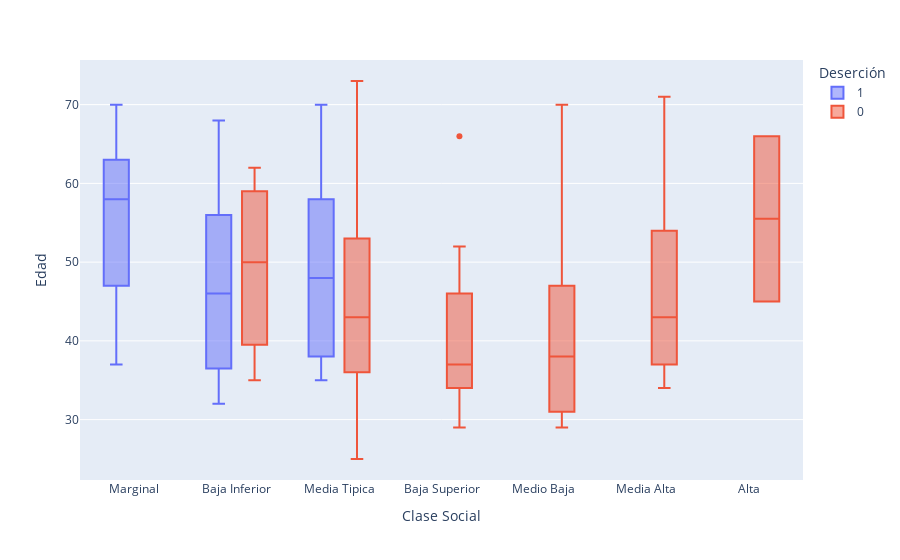

The cell this chart's notebook holds for it:
### Code cell
import plotly.express as px

fig = px.box(df, x="Clase Social", y="Edad", color="Deserción")
fig.update_traces(quartilemethod="exclusive") # or "inclusive", or "linear" by default
fig.show()

### Figure 1 — Plotly figure (JSON) as saved in the notebook; plotly's stock layout.template omitted (floating-point values rounded to 4 significant figures; data arrays with more than 128 entries replaced by an {"elided": "..."} marker saying what was removed)
{"data": [{"alignmentgroup": "True", "hovertemplate": "Deserción=1<br>Clase Social=%{x}<br>Edad=%{y}<extra></extra>", "legendgroup": "1", "marker": {"color": "#636efa"}, "name": "1", "notched": false, "offsetgroup": "1", "orientation": "v", "quartilemethod": "exclusive", "showlegend": true, "type": "box", "x": ["Marginal", "Marginal", "Marginal", "Marginal", "Marginal", "Marginal", "Marginal", "Marginal", "Marginal", "Marginal", "Marginal", "Marginal", "Marginal", "Marginal", "Marginal", "Marginal", "Marginal", "Marginal", "Marginal", "Baja Inferior", "Baja Inferior", "Baja Inferior", "Baja Inferior", "Baja Inferior", "Baja Inferior", "Baja Inferior", "Baja Inferior", "Baja Inferior", "Baja Inferior", "Baja Inferior", "Baja Inferior", "Baja Inferior", "Baja Inferior", "Baja Inferior", "Baja Inferior", "Baja Inferior", "Baja Inferior", "Baja Inferior", "Baja Inferior", "Baja Inferior", "Baja Inferior", "Baja Inferior", "Baja Inferior", "Media Tipica", "Media Tipica", "Media Tipica", "Media Tipica", "Media Tipica", "Media Tipica", "Media Tipica", "Media Tipica", "Media Tipica", "Media Tipica", "Media Tipica", "Media Tipica", "Media Tipica", "Media Tipica", "Media Tipica", "Media Tipica", "Media Tipica", "Media Tipica"], "x0": " ", "xaxis": "x", "y": [58, 60, 65, 63, 61, 50, 42, 37, 47, 37, 52, 70, 61, 52, 66, 63, 61, 53, 47, 62, 34, 38, 48, 44, 37, 64, 56, 34, 53, 36, 68, 53, 42, 52, 60, 32, 42, 38, 56, 33, 58, 51, 35, 59, 58, 47, 36, 49, 58, 66, 36, 44, 70, 39, 57, 51, 53, 35, 36, 41, 38], "y0": " ", "yaxis": "y"}, {"alignmentgroup": "True", "hovertemplate": "Deserción=0<br>Clase Social=%{x}<br>Edad=%{y}<extra></extra>", "legendgroup": "0", "marker": {"color": "#EF553B"}, "name": "0", "notched": false, "offsetgroup": "0", "orientation": "v", "quartilemethod": "exclusive", "showlegend": true, "type": "box", "x": {"elided": "267 str values"}, "x0": " ", "xaxis": "x", "y": {"elided": "267 int values"}, "y0": " ", "yaxis": "y"}], "layout": {"autosize": true, "boxmode": "group", "legend": {"title": {"text": "Deserción"}, "tracegroupgap": 0}, "margin": {"t": 60}, "xaxis": {"anchor": "y", "autorange": true, "domain": [0, 1], "range": [-0.5208, 6.521], "title": {"text": "Clase Social"}, "type": "category"}, "yaxis": {"anchor": "x", "autorange": true, "domain": [0, 1], "range": [22.33, 75.67], "title": {"text": "Edad"}, "type": "linear"}}}
